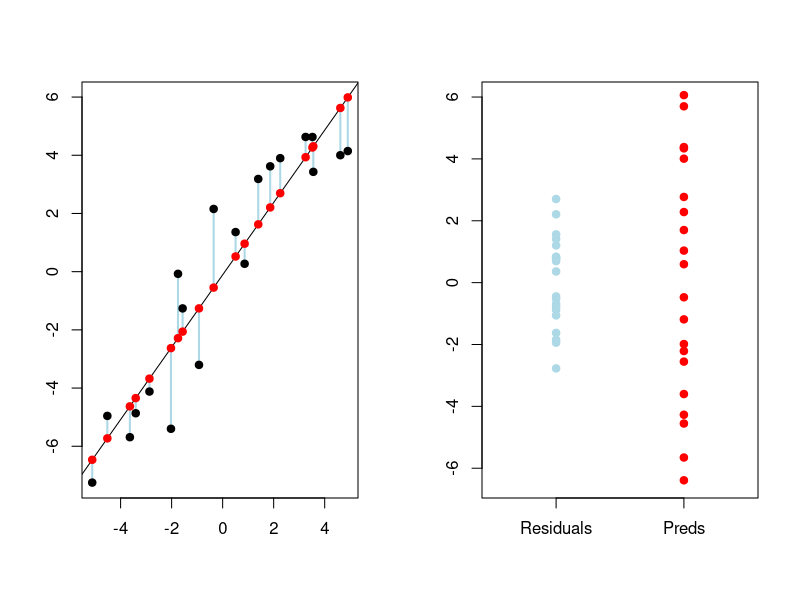
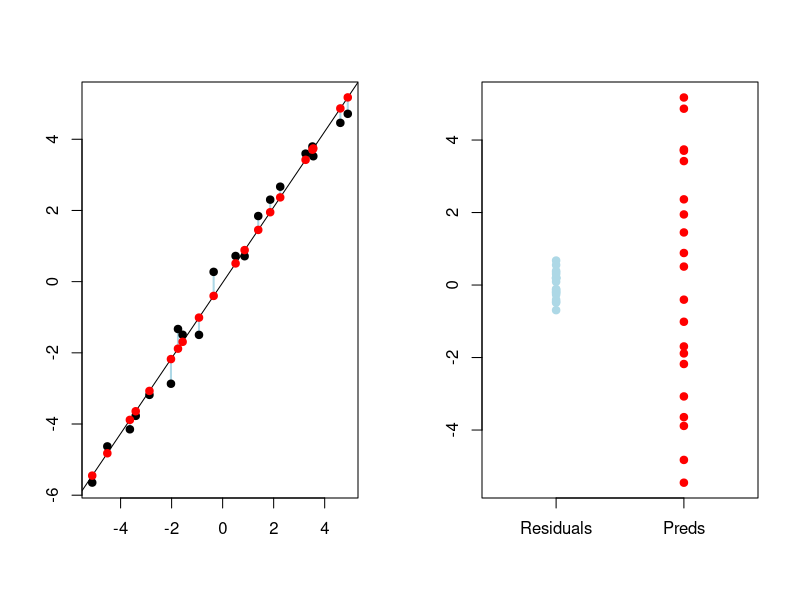
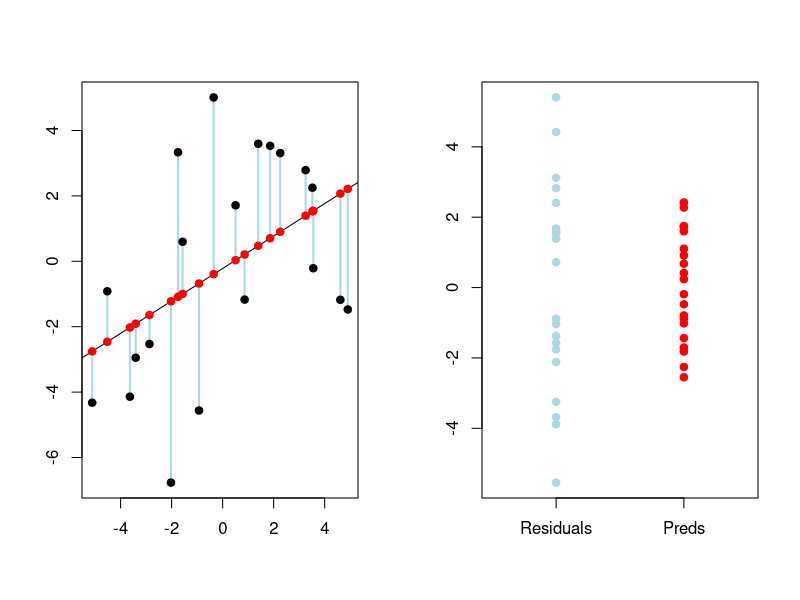
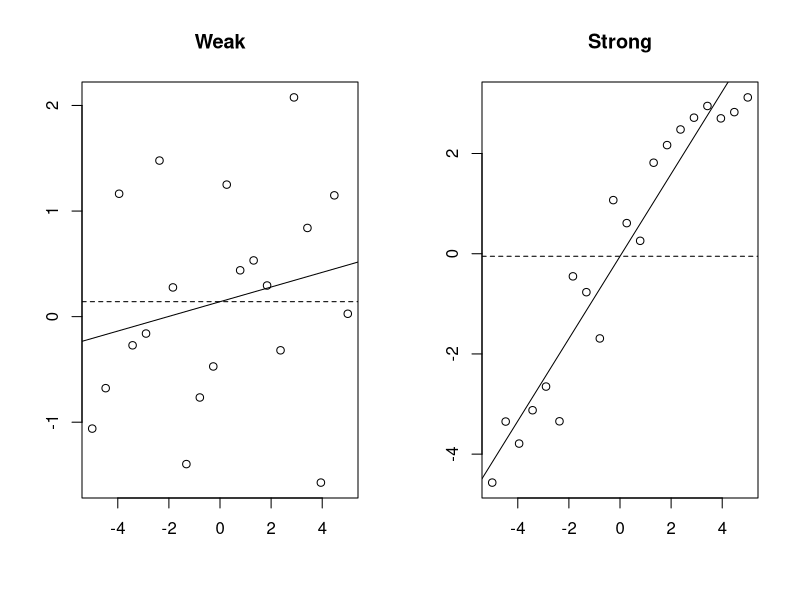

Reproduce these figures in R, in order.
## ---- chunk 1
CWD <- read.table("./datasets/01-linear-regression/christ.csv", header = T, sep = ",", dec = ".")
attach(CWD)

model <- lm(CWD.BASA ~ RIP.DENS)
model3 <- lm(I(log(CWD.BASA)) ~ RIP.DENS + I(RIP.DENS^2))
summary(model)
confint(model)

needles <- read.table("./datasets/01-linear-regression/needles.txt", header = T, sep = "\t", dec = ".")
attach(needles)
model_l5 <- lm(length ~ nitrogen * phosphor + potassium 
               + phosphor * residu)
model_l8 <- lm(length ~ nitrogen *  phosphor + potassium)

library(car)

body.fat <- read.table("./datasets/01-linear-regression/bodyfatNKNW.txt", header = T, dec = ".")
attach(body.fat)
## ---- chunk 2
coefs <- summary(model_l8)$coefficients
coefs
## ---- chunk 3
summary(model_l8)
## ---- chunk 4
#| echo: true
SSE <- sum(model_l8$residuals^2)
RSE <- sqrt(SSE/(26 - 5))
RSE
## ---- chunk 5
#| echo: true
p <- predict(model3, newdata = data.frame(RIP.DENS=800:2200), 
             interval = "confidence")
p[1:3,]  # print first 3 predictions

## ---- chunk 6
#| echo: true
p <- predict(model3, newdata = data.frame(RIP.DENS=800:2200), 
             interval = "prediction")
p[1:3,]  # print first 3 predictions
## ---- chunk 7
#| echo: true
newdata <- data.frame(nitrogen = 1.9, phosphor = 0.2, 
                      potassium = 0.7)
newdata
predict.lm(model_l8, newdata, interval = "confidence")
predict.lm(model_l8, newdata, interval = "prediction")
## ---- chunk 8
#| out-width: 4.5in
#| out-height: 4.5in
#| fig-width: 6.5
#| fig-height: 4.5
#| fig-align: center
set.seed(123)
x <- seq(-5, 5, length.out=20) + 0.2 * rnorm(20)
y <- x + 2 * rnorm(20)
m <- lm(y ~ x)
y_pred <- predict(m, newdata = data.frame(x = x))

par(mfrow = c(1, 2))

plot(NULL, xlim=c(min(x), max(x)), 
     ylim = c(min(y, y_pred), max(y, y_pred)), xlab = "", ylab = "")
segments(x, y_pred, x, y, lwd=2, col = "lightblue")
abline(m)
points(x, y, pch = 19)
points(x, y_pred, pch = 19, col = "red")

res <- m$residuals
plot(NULL, xlab = "", ylab = "", 
     xlim = c(-0.5, 1.5), ylim = c(min(res, y_pred), max(res, y_pred)), xaxt = "n")
points(rep(0, length(res)), res, pch = 19, col = "lightblue")
points(rep(1, length(y_pred)), y_pred - mean(y_pred), pch = 19, col = "red")
axis(1, at = c(0, 1), labels = c("Residuals", "Preds"))
## ---- chunk 9
#| out-width: 4.5in
#| out-height: 4.5in
#| fig-width: 6.5
#| fig-height: 4.5
#| fig-align: center

set.seed(123)
x <- seq(-5, 5, length.out=20) + 0.2 * rnorm(20)
y <- x + 0.5 * rnorm(20)
m <- lm(y ~ x)
y_pred <- predict(m, newdata = data.frame(x = x))

par(mfrow = c(1, 2))

plot(NULL, xlim=c(min(x), max(x)), 
     ylim = c(min(y, y_pred), max(y, y_pred)), xlab = "", ylab = "")
segments(x, y_pred, x, y, lwd=2, col = "lightblue")
abline(m)
points(x, y, pch = 19)
points(x, y_pred, pch = 19, col = "red")

res <- m$residuals
plot(NULL, xlab = "", ylab = "", 
     xlim = c(-0.5, 1.5), ylim = c(min(res, y_pred), max(res, y_pred)), xaxt = "n")
points(rep(0, length(res)), res, pch = 19, col = "lightblue")
points(rep(1, length(y_pred)), y_pred - mean(y_pred), pch = 19, col = "red")
axis(1, at = c(0, 1), labels = c("Residuals", "Preds"))
## ---- chunk 10
#| out-width: 4.5in
#| out-height: 4.5in
#| fig-width: 6.5
#| fig-height: 4.5
#| fig-align: center

set.seed(123)
x <- seq(-5, 5, length.out=20) + 0.2 * rnorm(20)
y <- 0.01*x + 4*rnorm(20)
m <- lm(y ~ x)
y_pred <- predict(m, newdata = data.frame(x = x))

par(mfrow = c(1, 2))

plot(NULL, xlim=c(min(x), max(x)), 
     ylim = c(min(y, y_pred), max(y, y_pred)), xlab = "", ylab = "")
segments(x, y_pred, x, y, lwd=2, col = "lightblue")
abline(m)
points(x, y, pch = 19)
points(x, y_pred, pch = 19, col = "red")

res <- m$residuals
plot(NULL, xlab = "", ylab = "", 
     xlim = c(-0.5, 1.5), ylim = c(min(res, y_pred), max(res, y_pred)), xaxt = "n")
points(rep(0, length(res)), res, pch = 19, col = "lightblue")
points(rep(1, length(y_pred)), y_pred - mean(y_pred), pch = 19, col = "red")
axis(1, at = c(0, 1), labels = c("Residuals", "Preds"))
## ---- chunk 11
#| out-width: 4in
#| out-height: 4in
#| fig-width: 6
#| fig-height: 4
#| fig-align: center

set.seed(123)
x <- seq(-5, 5, length.out = 20)
y_weak <- 0.1 * x + 1 * rnorm(20)
y_strong <- 0.7 * x + 1 * rnorm(20)
m_weak <- lm(y_weak ~ x)
m_strong <- lm(y_strong ~ x)

par(mfrow=c(1, 2))
plot(x, y_weak, xlab = "", ylab = "", main = "Weak")
abline(m_weak)
abline(h = mean(y_weak), lty = "dashed")

plot(x, y_strong, xlab = "", ylab = "", main = "Strong")
abline(m_strong)
abline(h = mean(y_strong), lty = "dashed")

## ---- chunk 12
#| echo: true
model_l1 <- lm(length ~ phosphor)
model_l2 <- lm(length ~ nitrogen + phosphor + potassium + residu)
anova(model_l1, model_l2)
## ---- chunk 13
summary(model_l8)
